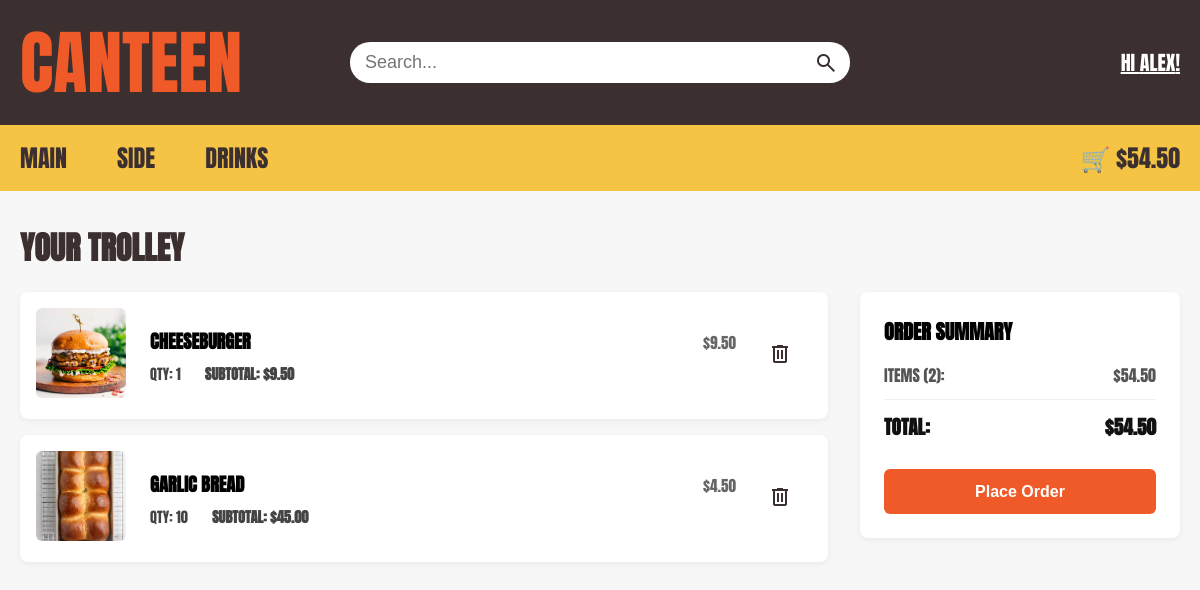
Before: /trolley (signed in) with the older database file.
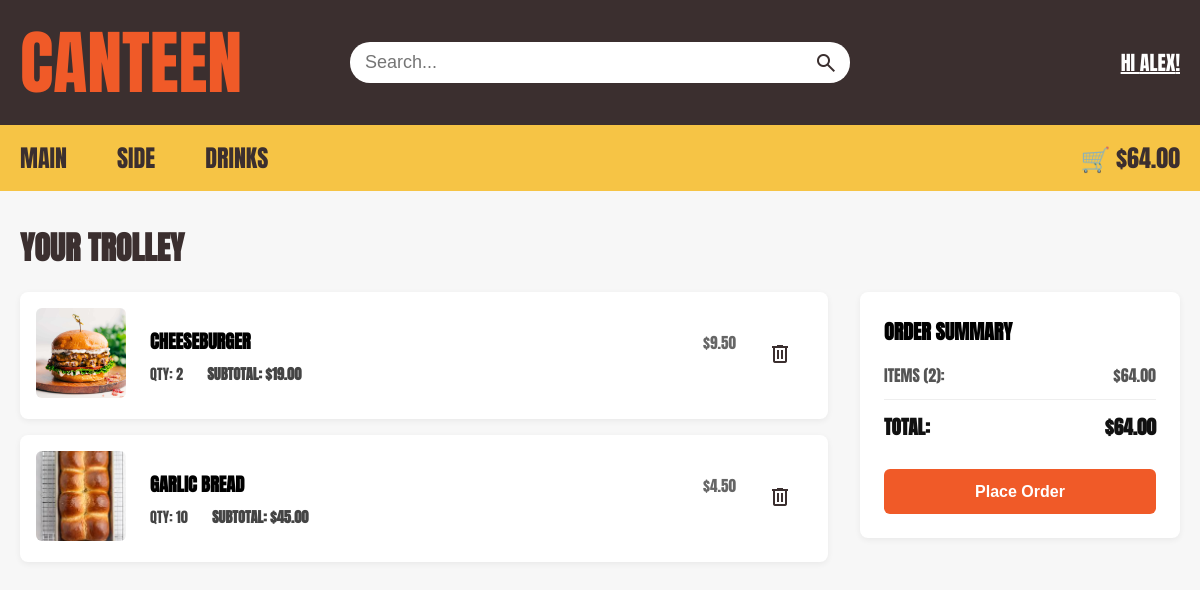
After: the same page with the newer database file.
### tables this page shows
CREATE TABLE Trolley (trolley_ID INTEGER PRIMARY KEY, user_ID INTEGER REFERENCES User (ID), item_ID INTEGER REFERENCES Menu (item_ID), quantity INTEGER);

CREATE TABLE Menu (item_ID INTEGER PRIMARY KEY NOT NULL UNIQUE, item_name TEXT, item_type TEXT, is_available INTEGER, price NUMERIC (10, 2), item_photo TEXT, item_description TEXT);

### app.py (the view)
@app.route('/trolley')
def trolley():
    if 'user_id' not in session:
        return redirect('/login')
    user_ID = session['user_id']
    db = get_db()
    db.row_factory = sqlite3.Row
    trolley_items = db.execute(
        """
        SELECT
            Trolley.trolley_ID,
            Trolley.item_ID,
            Trolley.quantity,
            Menu.item_name,
            Menu.price,
            Menu.item_photo
        FROM Trolley
        JOIN Menu
            ON Trolley.item_ID = Menu.item_ID
        WHERE Trolley.user_ID = ?
        """,
        (user_ID,)
    ).fetchall()
    total = sum(
        item['price'] * item['quantity']
        for item in trolley_items
    )
    return render_template(
        'trolley.html',
        trolley_items=trolley_items,
        total=total
    )

### app.py (called while the page is built)
def get_db():
    db = getattr(g, '_database', None)
    if db is None:
        db = g._database = sqlite3.connect(DATABASE)
    return db

@app.teardown_appcontext
def close_connection(exception):
    db = getattr(g, '_database', None)
    if db is not None:
        db.close()

### templates/trolley.html (shortened to what this page needs)
<!DOCTYPE html>
<html lang="en">
<head>
  <link rel="stylesheet" href="{{ url_for('static', filename='style.css') }}">
  <link rel="stylesheet" href="{{ url_for('static', filename='trolley.css') }}">
</head>
<body>
  <header>
    <div class="top-bar">
      <div class="container top-bar-content">
        <div class="top-left"><a href="{{ url_for('home') }}">CANTEEN</a></div>
        <form class="search-container" method="GET" action="{{ url_for('search') }}">
          <input type="text" placeholder="Search..." name="query" autocomplete="off">
          <button type="submit" class="search-btn">
            <span class="material-symbols-outlined">search</span>
          </button>
        </form>
        {% if session.get('user_id') %}
          <a class="top-right" onclick="OpenAccountmanage();return false;" id="accountpopup" href="#">Hi {{ session['first_name'] }}!</a>
        {% else %}
          <div class="top-right"><p><a href="{{ url_for('user_login') }}">Log in</a> / <a href="{{ url_for('signup') }}">Sign up</a></p></div>
        {% endif %}
      </div>
    </div>
    <nav class="bottom-nav">
      <div class="container nav-content">
        <div class="nav-links">
          <a href="{{ url_for('catergory', item_type='Main') }}">Main</a>
          <a href="{{ url_for('catergory', item_type='Side') }}">Side</a>
          <a href="{{ url_for('catergory', item_type='Drink') }}">Drinks</a>
        </div>
        <div class="cart">
          <a href="{{ url_for('trolley') }}">🛒 ${{ "%.2f"|format(total) }}</a>
        </div>
      </div>
    </nav>
  </header>
  <main class="container trolley-container">
    <h1>Your Trolley</h1>
    {% if trolley_items %}
      <div class="trolley-layout">
        <div class="trolley-items-list">
          {% for item in trolley_items %}
            <div class="trolley-card">
              <div class="item-image">
                <img src="{{ url_for('static', filename='images/' + item.item_photo) }}" alt="{{ item.item_name }}">
              </div>
              <div class="item-details">
                <div class="item-header">
                  <h2>{{ item.item_name }}</h2>
                  <span class="item-price">${{ "%.2f"|format(item.price) }}</span>
                </div>
                <div class="item-meta">
                  <span class="item-qty">Qty: {{ item.quantity }}</span>
                  <span class="item-subtotal">Subtotal: ${{ "%.2f"|format(item.price * item.quantity) }}</span>
                </div>
              </div>
              <button class="remove-btn" data-item-id="{{ item.item_ID }}" onclick="removeItemFromTrolley(this.dataset.itemId)" title="Remove item">
                <span class="material-symbols-outlined">delete</span>
              </button>
            </div>
          {% endfor %}
        </div>
        <div class="trolley-summary">
          <h2>Order Summary</h2>
          <div class="summary-row">
            <span>Items ({{ trolley_items|length }}):</span>
            <span>${{ "%.2f"|format(total) }}</span>
          </div>
          <hr class="summary-divider">
          <div class="summary-row total-row">
            <span>Total:</span>
            <span>${{ "%.2f"|format(total) }}</span>
          </div>
          <button class="checkout-btn">Place Order</button>
        </div>
      </div>
    {% else %}
      <div class="empty-trolley">
        <p>Your trolley is currently empty.</p>
        <a href="{{ url_for('home') }}" class="browse-btn">Browse Menu</a>
      </div>
    {% endif %}
  </main>
</body>
</html>

### static/style.css (style rules this page uses)
* { margin: 0; padding: 0; box-sizing: border-box; }
body { margin: 0; padding: 0; overflow-x: hidden; background-color: #f7f7f7; font-family: "Anton", sans-serif; text-transform: uppercase; }
.container { width: 100%; max-width: 1400px; margin-left: auto; margin-right: auto; padding-left: 20px; padding-right: 20px; }
.top-bar { background: #3b2f2f; width: 100%; padding: 10px 0; }
.top-bar-content { display: flex; justify-content: space-between; align-items: center; }
.top-left, .top-right { flex: 1; }
.top-left a { color: #f05a28; font-size: 70px; text-decoration: none; display: flex; }
.top-right { display: flex; justify-content: flex-end; align-items: center; color: white; font-size: 20px; }
.search-container { display: flex; align-items: center; flex-grow: 1; max-width: 500px; background: #ffffff; border-radius: 20px; overflow: hidden; margin: 0 20px; }
.search-container input { flex-grow: 1; border: none; padding: 10px 15px; outline: none; font-size: 18px; background: transparent; text-transform: none; -webkit-appearance: none; appearance: none; }
.search-btn { background: transparent; border: none; height: 100%; padding: 0 0 0 8px; display: flex; align-items: center; justify-content: center; cursor: pointer; outline: none; }
.material-symbols-outlined { margin: 0 12px 0 0; font-size: 24px !important; color: #3b2f2f; cursor: pointer; }
.bottom-nav { background-color: #f6c445; width: 100%; transition: top 0.3s; }
.nav-content { display: flex; justify-content: space-between; align-items: center; }
.nav-links { display: flex; gap: 10px; }
.nav-links a:first-child { padding-left: 0; }
.bottom-nav a { text-decoration: none; color: #3b2f2f; padding: 15px 20px; font-weight: 400; display: inline-block; font-size: 24px; }
.cart a { margin-left: auto; padding: 12px 0px 12px 20px; }
h1 { font-weight: 700; font-style: normal; text-align: left; margin: 25px 0 20px 0; color: #3b2f2f; }

### static/trolley.css (style rules this page uses)
.trolley-container { margin-top: 2rem; margin-bottom: 3rem; }
.trolley-layout { display: grid; grid-template-columns: 1fr 320px; gap: 2rem; align-items: start; }
.trolley-items-list { display: flex; flex-direction: column; gap: 1rem; }
.trolley-card { display: flex; align-items: center; background: #ffffff; padding: 1rem; border-radius: 8px; box-shadow: 0 2px 6px rgba(0, 0, 0, 0.06); gap: 1.5rem; }
.item-image img { width: 90px; height: 90px; object-fit: cover; border-radius: 6px; }
.item-details { flex: 1; }
.item-header { display: flex; justify-content: space-between; align-items: baseline; margin-bottom: 0.5rem; }
.item-header h2 { font-size: 1.15rem; margin: 0; }
.item-price { color: #666; font-size: 0.95rem; }
.item-meta { display: flex; gap: 1.5rem; font-size: 0.9rem; color: #444; }
.item-subtotal { font-weight: bold; }
.remove-btn { background: transparent; border: none; color: #d9534f; cursor: pointer; padding: 0.5rem; border-radius: 4px; transition: background 0.2s; }
.trolley-summary { background: #ffffff; padding: 1.5rem; border-radius: 8px; box-shadow: 0 2px 6px rgba(0, 0, 0, 0.06); position: sticky; top: 1rem; }
.trolley-summary h2 { font-size: 1.25rem; margin-top: 0; margin-bottom: 1rem; }
.summary-row { display: flex; justify-content: space-between; margin-bottom: 0.75rem; color: #555; }
.total-row { font-size: 1.2rem; font-weight: bold; color: #111; margin-top: 0.75rem; }
.summary-divider { border: none; border-top: 1px solid #eee; margin: 0.75rem 0; }
.checkout-btn { width: 100%; padding: 0.85rem; background-color: #f05a28; color: white; border: none; border-radius: 6px; font-size: 1rem; font-weight: bold; cursor: pointer; margin-top: 1rem; transition: background 0.2s; }

Changed rows visible on the page:
changed Trolley "CHEESEBURGER": quantity "1" → "2"
changed through a linked row, Menu (number 1 of 2 on the later page): item.price*item.quantity "9.50" → "19.00"
Other visible differences:
{{ "%.2f"|format(total) }}: "54.50" → "64.00"
